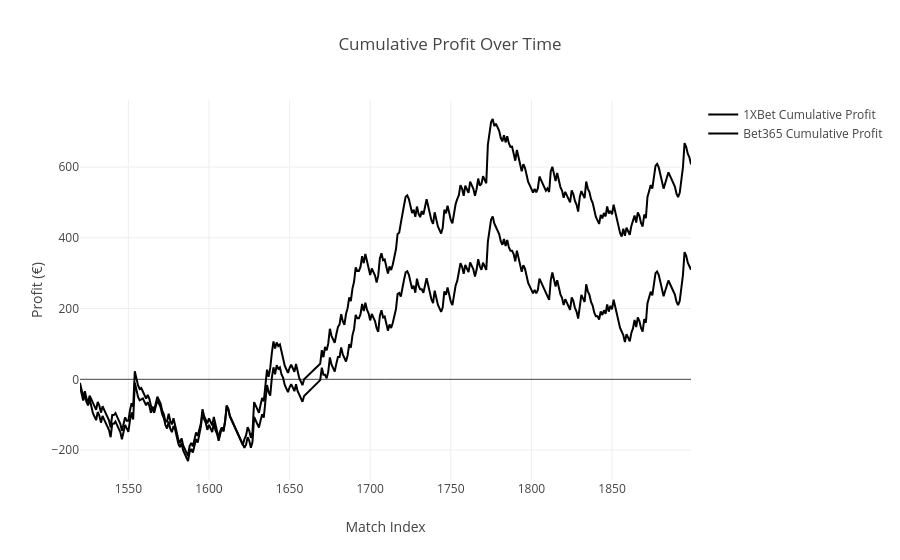

Notebook code for this chart:
### Code cell
merged_premier_betting["Cumulative_1XBet"] = merged_premier_betting["TotalProfit_1XBet"].cumsum()
merged_premier_betting["Cumulative_B365"] = merged_premier_betting["TotalProfit_B365"].cumsum()

fig = go.Figure()

fig.add_trace(go.Scatter(
    x=merged_premier_betting.index,
    y=merged_premier_betting["Cumulative_1XBet"],
    mode="lines",
    name="1XBet Cumulative Profit"
))

fig.add_trace(go.Scatter(
    x=merged_premier_betting.index,
    y=merged_premier_betting["Cumulative_B365"],
    mode="lines",
    name="Bet365 Cumulative Profit"
))

fig.update_layout(
    title="Cumulative Profit Over Time",
    xaxis_title="Match Index",
    yaxis_title="Profit (€)",
    hovermode="x unified"
)

fig.show()

### Figure 1 — Plotly figure (JSON) as saved in the notebook; plotly's stock layout.template omitted (floating-point values rounded to 4 significant figures; data arrays with more than 128 entries replaced by an {"elided": "..."} marker saying what was removed)
{"data": [{"mode": "lines", "name": "1XBet Cumulative Profit", "type": "scatter", "x": {"elided": "371 int values"}, "y": {"elided": "371 float values"}}, {"mode": "lines", "name": "Bet365 Cumulative Profit", "type": "scatter", "x": {"elided": "371 int values"}, "y": {"elided": "371 float values"}}], "layout": {"hovermode": "x unified", "title": {"text": "Cumulative Profit Over Time"}, "xaxis": {"title": {"text": "Match Index"}}, "yaxis": {"title": {"text": "Profit (€)"}}}}
